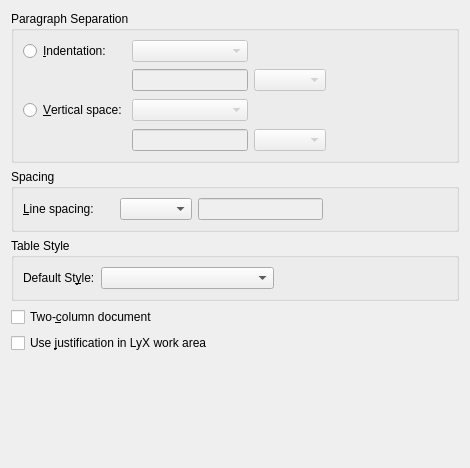
<?xml version="1.0" encoding="UTF-8"?>
<ui version="4.0">
 <class>TextLayoutUi</class>
 <widget class="QWidget" name="TextLayoutUi">
  <property name="geometry">
   <rect>
    <x>0</x>
    <y>0</y>
    <width>470</width>
    <height>468</height>
   </rect>
  </property>
  <property name="windowTitle">
   <string/>
  </property>
  <layout class="QGridLayout" name="gridLayout_4">
   <item row="1" column="0">
    <widget class="QGroupBox" name="spacingGB">
     <property name="minimumSize">
      <size>
       <width>0</width>
       <height>0</height>
      </size>
     </property>
     <property name="title">
      <string>Spacing</string>
     </property>
     <property name="flat">
      <bool>true</bool>
     </property>
     <property name="checkable">
      <bool>false</bool>
     </property>
     <layout class="QGridLayout" name="gridLayout_2">
      <item row="0" column="0">
       <widget class="QLabel" name="lspacingL">
        <property name="minimumSize">
         <size>
          <width>91</width>
          <height>18</height>
         </size>
        </property>
        <property name="text">
         <string>&amp;Line spacing:</string>
        </property>
        <property name="buddy">
         <cstring>lspacingCO</cstring>
        </property>
       </widget>
      </item>
      <item row="0" column="1">
       <widget class="QComboBox" name="lspacingCO">
        <property name="toolTip">
         <string>Spacing type</string>
        </property>
        <property name="duplicatesEnabled">
         <bool>false</bool>
        </property>
       </widget>
      </item>
      <item row="0" column="2">
       <widget class="QLineEdit" name="lspacingLE">
        <property name="enabled">
         <bool>false</bool>
        </property>
        <property name="toolTip">
         <string>Number of lines</string>
        </property>
        <property name="inputMethodHints">
         <set>Qt::ImhFormattedNumbersOnly|Qt::ImhLatinOnly</set>
        </property>
       </widget>
      </item>
      <item row="0" column="3">
       <spacer name="horizontalSpacer">
        <property name="orientation">
         <enum>Qt::Horizontal</enum>
        </property>
        <property name="sizeHint" stdset="0">
         <size>
          <width>69</width>
          <height>20</height>
         </size>
        </property>
       </spacer>
      </item>
     </layout>
    </widget>
   </item>
   <item row="4" column="0">
    <widget class="QGroupBox" name="tableStyleGB">
     <property name="title">
      <string>Table Style</string>
     </property>
     <property name="flat">
      <bool>true</bool>
     </property>
     <layout class="QGridLayout" name="gridLayout_3">
      <item row="0" column="0">
       <layout class="QHBoxLayout" name="horizontalLayout">
        <item>
         <widget class="QLabel" name="tableStyleLA">
          <property name="text">
           <string>Default St&amp;yle:</string>
          </property>
          <property name="buddy">
           <cstring>tableStyleCO</cstring>
          </property>
         </widget>
        </item>
        <item>
         <widget class="QComboBox" name="tableStyleCO">
          <property name="sizePolicy">
           <sizepolicy hsizetype="MinimumExpanding" vsizetype="Fixed">
            <horstretch>0</horstretch>
            <verstretch>0</verstretch>
           </sizepolicy>
          </property>
         </widget>
        </item>
        <item>
         <spacer name="horizontalSpacer_2">
          <property name="orientation">
           <enum>Qt::Horizontal</enum>
          </property>
          <property name="sizeHint" stdset="0">
           <size>
            <width>40</width>
            <height>20</height>
           </size>
          </property>
         </spacer>
        </item>
       </layout>
      </item>
     </layout>
    </widget>
   </item>
   <item row="7" column="0">
    <spacer>
     <property name="orientation">
      <enum>Qt::Vertical</enum>
     </property>
     <property name="sizeType">
      <enum>QSizePolicy::Expanding</enum>
     </property>
     <property name="sizeHint" stdset="0">
      <size>
       <width>403</width>
       <height>21</height>
      </size>
     </property>
    </spacer>
   </item>
   <item row="0" column="0">
    <widget class="QGroupBox" name="separateGB">
     <property name="title">
      <string>Paragraph Separation</string>
     </property>
     <property name="flat">
      <bool>true</bool>
     </property>
     <layout class="QGridLayout" name="gridLayout">
      <item row="0" column="0">
       <widget class="QRadioButton" name="indentRB">
        <property name="minimumSize">
         <size>
          <width>91</width>
          <height>18</height>
         </size>
        </property>
        <property name="toolTip">
         <string>Indent consecutive paragraphs</string>
        </property>
        <property name="text">
         <string>&amp;Indentation:</string>
        </property>
       </widget>
      </item>
      <item row="0" column="1">
       <widget class="QComboBox" name="indentCO">
        <property name="enabled">
         <bool>false</bool>
        </property>
        <property name="toolTip">
         <string>Size of the indentation</string>
        </property>
       </widget>
      </item>
      <item row="0" column="2" colspan="2">
       <spacer>
        <property name="orientation">
         <enum>Qt::Horizontal</enum>
        </property>
        <property name="sizeType">
         <enum>QSizePolicy::Expanding</enum>
        </property>
        <property name="sizeHint" stdset="0">
         <size>
          <width>133</width>
          <height>23</height>
         </size>
        </property>
       </spacer>
      </item>
      <item row="1" column="1">
       <widget class="QLineEdit" name="indentLE">
        <property name="enabled">
         <bool>false</bool>
        </property>
        <property name="toolTip">
         <string/>
        </property>
        <property name="inputMethodHints">
         <set>Qt::ImhFormattedNumbersOnly</set>
        </property>
        <property name="text">
         <string/>
        </property>
       </widget>
      </item>
      <item row="1" column="2">
       <widget class="lyx::frontend::LengthCombo" name="indentLengthCO">
        <property name="enabled">
         <bool>false</bool>
        </property>
        <property name="toolTip">
         <string/>
        </property>
        <property name="inputMethodHints">
         <set>Qt::ImhFormattedNumbersOnly|Qt::ImhLatinOnly</set>
        </property>
       </widget>
      </item>
      <item row="1" column="3">
       <spacer>
        <property name="orientation">
         <enum>Qt::Horizontal</enum>
        </property>
        <property name="sizeHint" stdset="0">
         <size>
          <width>40</width>
          <height>20</height>
         </size>
        </property>
       </spacer>
      </item>
      <item row="2" column="0">
       <widget class="QRadioButton" name="skipRB">
        <property name="sizePolicy">
         <sizepolicy hsizetype="Fixed" vsizetype="Minimum">
          <horstretch>0</horstretch>
          <verstretch>0</verstretch>
         </sizepolicy>
        </property>
        <property name="minimumSize">
         <size>
          <width>91</width>
          <height>18</height>
         </size>
        </property>
        <property name="toolTip">
         <string/>
        </property>
        <property name="text">
         <string>&amp;Vertical space:</string>
        </property>
       </widget>
      </item>
      <item row="2" column="1">
       <widget class="QComboBox" name="skipCO">
        <property name="enabled">
         <bool>false</bool>
        </property>
        <property name="toolTip">
         <string>Size of the vertical space</string>
        </property>
       </widget>
      </item>
      <item row="2" column="2" colspan="2">
       <spacer>
        <property name="orientation">
         <enum>Qt::Horizontal</enum>
        </property>
        <property name="sizeType">
         <enum>QSizePolicy::Expanding</enum>
        </property>
        <property name="sizeHint" stdset="0">
         <size>
          <width>137</width>
          <height>26</height>
         </size>
        </property>
       </spacer>
      </item>
      <item row="3" column="1">
       <widget class="QLineEdit" name="skipLE">
        <property name="enabled">
         <bool>false</bool>
        </property>
        <property name="toolTip">
         <string/>
        </property>
        <property name="inputMethodHints">
         <set>Qt::ImhFormattedNumbersOnly</set>
        </property>
       </widget>
      </item>
      <item row="3" column="2">
       <widget class="lyx::frontend::LengthCombo" name="skipLengthCO">
        <property name="enabled">
         <bool>false</bool>
        </property>
        <property name="toolTip">
         <string/>
        </property>
        <property name="inputMethodHints">
         <set>Qt::ImhFormattedNumbersOnly|Qt::ImhLatinOnly</set>
        </property>
       </widget>
      </item>
      <item row="3" column="3">
       <spacer>
        <property name="orientation">
         <enum>Qt::Horizontal</enum>
        </property>
        <property name="sizeHint" stdset="0">
         <size>
          <width>40</width>
          <height>20</height>
         </size>
        </property>
       </spacer>
      </item>
     </layout>
    </widget>
   </item>
   <item row="6" column="0">
    <widget class="QCheckBox" name="justCB">
     <property name="toolTip">
      <string>Justify text in the LyX editor (this does not affect whether the text is justified in the output)</string>
     </property>
     <property name="text">
      <string>Use &amp;justification in LyX work area</string>
     </property>
    </widget>
   </item>
   <item row="5" column="0">
    <widget class="QCheckBox" name="twoColumnCB">
     <property name="toolTip">
      <string>Format text into two columns</string>
     </property>
     <property name="text">
      <string>Two-&amp;column document</string>
     </property>
    </widget>
   </item>
  </layout>
 </widget>
 <customwidgets>
  <customwidget>
   <class>lyx::frontend::LengthCombo</class>
   <extends>QComboBox</extends>
   <header>LengthCombo.h</header>
  </customwidget>
 </customwidgets>
 <tabstops>
  <tabstop>indentRB</tabstop>
  <tabstop>indentCO</tabstop>
  <tabstop>indentLE</tabstop>
  <tabstop>indentLengthCO</tabstop>
  <tabstop>skipRB</tabstop>
  <tabstop>skipCO</tabstop>
  <tabstop>skipLE</tabstop>
  <tabstop>skipLengthCO</tabstop>
  <tabstop>lspacingCO</tabstop>
  <tabstop>lspacingLE</tabstop>
 </tabstops>
 <includes>
  <include location="local">qt_i18n.h</include>
 </includes>
 <resources/>
 <connections/>
</ui>
